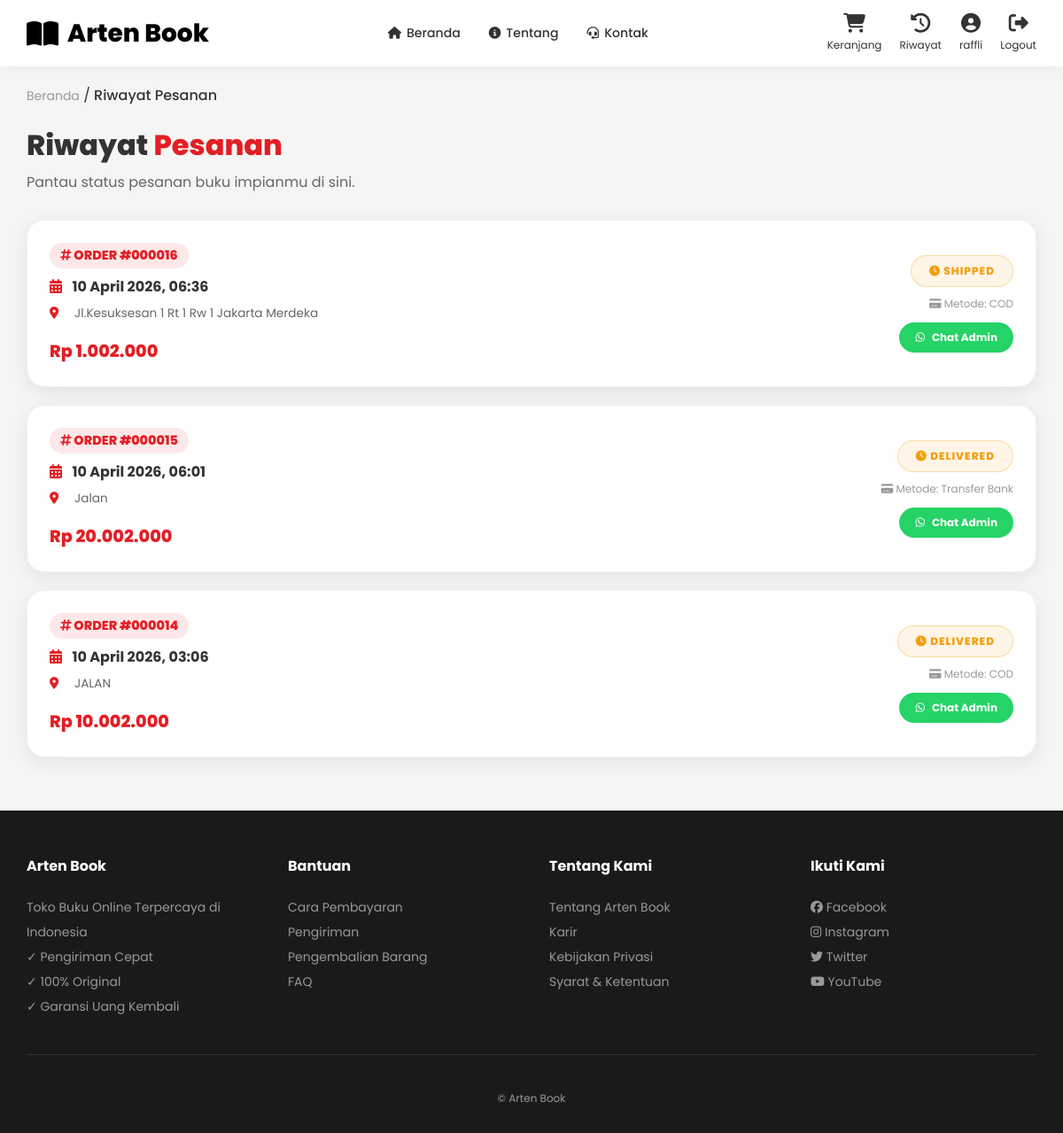
/user/riwayat_pesanan.php (signed in), run on the app's committed database.
### tables this page shows
CREATE TABLE `orders` (
  `id` int(11) NOT NULL,
  `user_id` int(11) DEFAULT NULL,
  `book_id` int(11) DEFAULT NULL,
  `order_date` timestamp NOT NULL DEFAULT current_timestamp(),
  `total_amount` decimal(12,2) DEFAULT NULL,
  `status` enum('pending','paid','shipped','delivered','cancelled') DEFAULT 'pending',
  `nama` varchar(100) DEFAULT NULL,
  `phone` varchar(20) DEFAULT NULL,
  `alamat` text DEFAULT NULL,
  `metode_bayar` varchar(50) DEFAULT NULL
);

### user/riwayat_pesanan.php (the view, shortened to what this page needs)
<?php
include '../config.php';
$user_id = $_SESSION['user_id'];
$query_pesanan = mysqli_query($conn, "SELECT * FROM orders
WHERE user_id = '$user_id'
ORDER BY order_date DESC");
?>
<!DOCTYPE html>
<html lang="id">
<head>
    <link rel="stylesheet" href="https://cdnjs.cloudflare.com/ajax/libs/font-awesome/6.4.2/css/all.min.css">
    <link rel="stylesheet" href="../assets/css/user/riwayat_pesanan.css">
</head>
<body>
<?php include '../include/navbar.php'; ?>
<div class="breadcrumb">
    <a href="../index.php">Beranda</a> / <span>Riwayat Pesanan</span>
</div>
<main class="main-content">
    <div class="header-title">
        <h1>Riwayat <span>Pesanan</span></h1>
        <p>Pantau status pesanan buku impianmu di sini.</p>
    </div>
    <div style="margin-top: 30px;">
        <?php if(mysqli_num_rows($query_pesanan) > 0): ?>
            <?php while($row = mysqli_fetch_assoc($query_pesanan)):
                $status_class = '';
                switch($row['status']) {
                    default:
                        $status_class = 'status-pending';
                        $status_text = $row['status'];
                }
            ?>
                <div class="order-card">
                    <div class="order-info">
                        <span class="order-id">
                            <i class="fas fa-hashtag"></i> ORDER #<?= str_pad($row['id'], 6, '0', STR_PAD_LEFT); ?>
                        </span>
                        <div class="order-date">
                            <i class="fas fa-calendar-alt" style="color: #e31e24; margin-right: 8px;"></i>
                            <?= date('d F Y, H:i', strtotime($row['order_date'])); ?>
                        </div>
                        <div class="order-address">
                            <i class="fas fa-location-dot"></i>
                            <?= htmlspecialchars($row['alamat']); ?>
                        </div>
                        <div>
                            <span class="price-tag">
                                Rp <?= number_format($row['total_amount'], 0, ',', '.'); ?>
                            </span>
                        </div>
                    </div>
                    <div class="right-section">
                        <div class="status-badge <?= $status_class; ?>">
                            <i class="fas <?= ($row['status'] == 'selesai') ? 'fa-check-circle' : (($row['status'] == 'batal') ? 'fa-times-circle' : 'fa-clock') ; ?>"></i>
                            <?= $status_text; ?>
                        </div>
                        <div class="payment-method">
                            <i class="fas fa-credit-card"></i> Metode: <?= htmlspecialchars($row['metode_bayar'] ?? 'Transfer Bank'); ?>
                        </div>
                        <a href="https://wa.me/6285810077475?text=Halo%20Arten%20Book,%20saya%20ingin%20bertanya%20tentang%20pesanan%20saya%20dengan%20ID%20ORDER%20#<?= str_pad($row['id'], 6, '0', STR_PAD_LEFT); ?>"
                           target="_blank"
                           class="btn-wa">
                            <i class="fab fa-whatsapp"></i> Chat Admin
                        </a>
                    </div>
                </div>
            <?php endwhile; ?>
        <?php endif; ?>
    </div>
</main>
<?php include '../include/footer.php'; ?>
</body>
</html>

### assets/css/user/riwayat_pesanan.css (style rules this page uses)
* { margin: 0; padding: 0; box-sizing: border-box; }
body { font-family: 'Poppins', sans-serif; background: #f5f5f5; color: #333; }
.breadcrumb { max-width: 1300px; margin: 20px auto; padding: 0 30px; }
.breadcrumb a { color: #999; text-decoration: none; font-size: 14px; }
.breadcrumb span { color: #333; font-weight: 500; }
.main-content { max-width: 1300px; margin: 20px auto; padding: 0 30px; }
.header-title { margin-bottom: 30px; }
.header-title h1 { font-size: 2rem; font-weight: 800; color: #333; }
.header-title span { color: #e31e24; }
.header-title p { color: #666; margin-top: 5px; }
.order-card { background: white; border-radius: 20px; padding: 25px; margin-bottom: 20px; box-shadow: 0 5px 20px rgba(0,0,0,0.08); display: flex; justify-content: space-between; align-items: center; flex-wrap: wrap; gap: 20px; transition: 0.3s; border: 1px solid #f0f0f0; }
.order-info { flex: 1; }
.order-id { color: #e31e24; font-weight: 800; font-size: 0.9rem; margin-bottom: 8px; display: inline-block; background: rgba(227, 30, 36, 0.1); padding: 4px 12px; border-radius: 20px; }
.order-date { font-size: 1rem; font-weight: 700; color: #333; margin-bottom: 8px; }
.order-address { font-size: 0.85rem; color: #666; margin-bottom: 8px; display: flex; align-items: center; gap: 8px; }
.order-address i { color: #e31e24; width: 20px; }
.price-tag { font-weight: 800; color: #e31e24; font-size: 1.2rem; display: inline-block; margin-top: 10px; }
.status-badge { padding: 8px 20px; border-radius: 30px; font-size: 0.75rem; font-weight: 800; text-transform: uppercase; letter-spacing: 1px; display: inline-block; text-align: center; }
.status-pending { background: rgba(245, 158, 11, 0.1); color: #f59e0b; border: 1px solid rgba(245, 158, 11, 0.3); }
.right-section { text-align: right; min-width: 180px; }
.payment-method { font-size: 0.75rem; color: #999; margin-top: 10px; }
.btn-wa { display: inline-flex; align-items: center; gap: 8px; margin-top: 12px; background: #25D366; color: white; padding: 8px 18px; border-radius: 30px; font-size: 0.75rem; font-weight: 700; text-decoration: none; transition: 0.3s; }

### data on the page
orders: id "000016", order_date "10 April 2026, 06:36", alamat "Jl.Kesuksesan 1 Rt 1 Rw 1 Jakarta Merdeka", total_amount "1.002.000", status "SHIPPED", metode_bayar "COD"
orders: id "000015", order_date "10 April 2026, 06:01", alamat "Jalan", total_amount "20.002.000", status "DELIVERED", metode_bayar "Transfer Bank"
orders: id "000014", order_date "10 April 2026, 03:06", alamat "JALAN", total_amount "10.002.000", status "DELIVERED", metode_bayar "COD"

### other printed values
$_SESSION['username'] "raffli"
